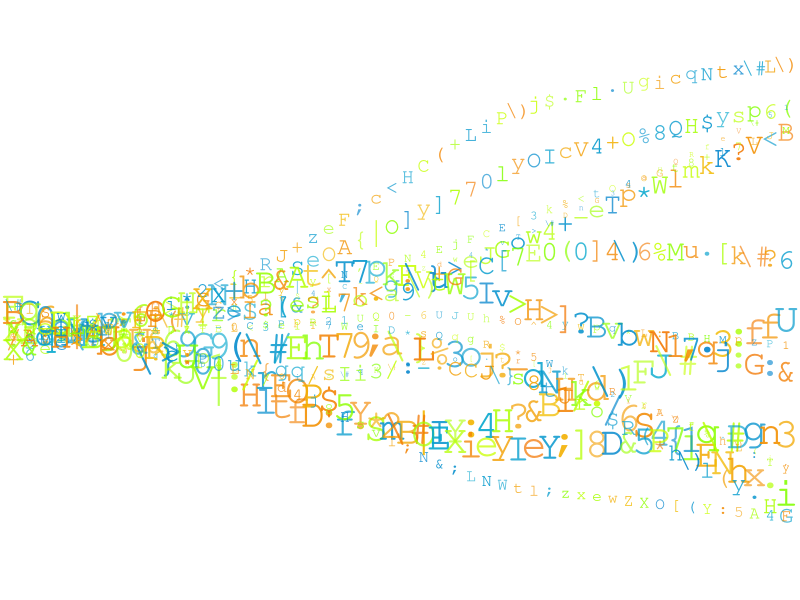

R code for this plot:
# Title: Graphing random character strings
# Description: Script used to get background image for personal website
# Author: Gaston Sanchez
# Date: November 2021

# population size, number of yarns, and generations
size <- 100
n <- 15
gens <- 50

# letters and symbols
punc <- c(".", ",", ":", ";", "/", "|", "(", "\\)", "[", "]", "{", 
          "\\}", "\\#", "$", "%", "^", "&", "+", "-", "?", "<", ">", "*")
strs <- c(letters, LETTERS, 0:9, punc)


# base colors for color-scheme
set.seed(333)

bv = runif(100, 0.53, 0.56)
blues = hsv(h = bv, s = 1, v = 0.8, alpha = runif(100, 0.6, 0.9))

gv = runif(100, 0.20, 0.25)
greens = hsv(h = gv, s = 1, v = 1, alpha = runif(100, 0.6, 0.9))

ov = runif(100, 0.08, 0.13)
oranges = hsv(h = ov, s = 1, v = 0.95, alpha = runif(100, 0.6, 0.9))


# graphical parameters
png("full-strings.png", width = 1500, height = 300, pointsize = 20)
set.seed(12345)
op <- par(bty = "n", mar = c(0, 0, 0, 0), bg = 'white')
# plot
plot(1:gens, rep(0, gens), type = 'n', 
     ylim = c(0.10, 1), 
     xlim = c(2, gens-1), axes = FALSE)
for (j in 1:n) {
  p <- 0.5 # probability
  freq <- c(rep(p, 10), rep(NA, gens - 10))
  for (i in 11:gens) {
    aux <- rbinom(1, size, p) # binomial number
    p <- aux / size
    freq[i] <- p
  }
  cexs <- sample(seq(0.05, 0.5, by = 0.05), 1) * 5
  temp <- lowess(freq ~ 1:gens)
  cols = sample(c(oranges, greens, blues), size = length(temp$x), replace=TRUE)
  aux_strs <- sample(strs, size = length(temp$x), replace = TRUE)
  text(temp$x, temp$y, labels = aux_strs, 
       family = "mono",
       col = cols,
       cex = cexs)
}
# reset par
par(op)
dev.off()
